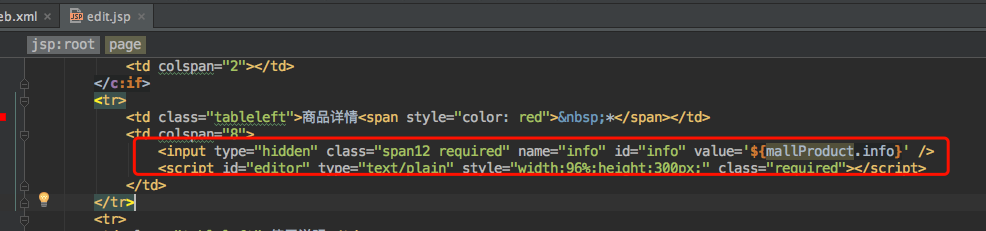
#> input picture python_function_learn/com/jay/pil/test.png, 986 x 231 px
$ python use_pil_blur.py
#> lines starting #> are read from the running program, lines starting #| are printed output that depends on the picture
from PIL import Image, ImageFilter

# 打开一个jpg图像文件，注意是当前路径
im = Image.open('test.png')
#> im is the input picture: PIL image 986x231 RGBA; mean R, G, B, A 58.9, 54.3, 51.9, 255
# 应用模糊滤镜
im2 = im.filter(ImageFilter.BLUR)
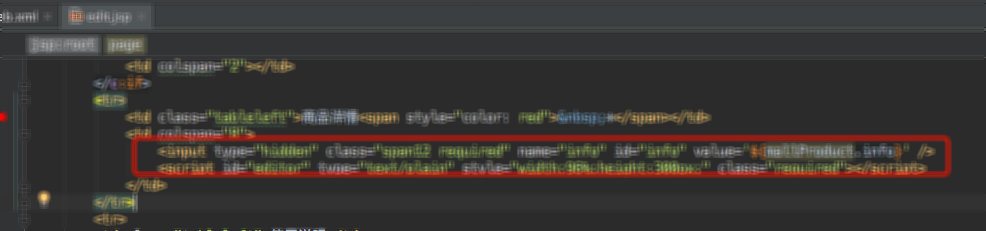
#> im2: PIL image 986x231 RGBA; mean R, G, B, A 58.9, 54.4, 52, 255
im2.save('blur.png', 'png')
